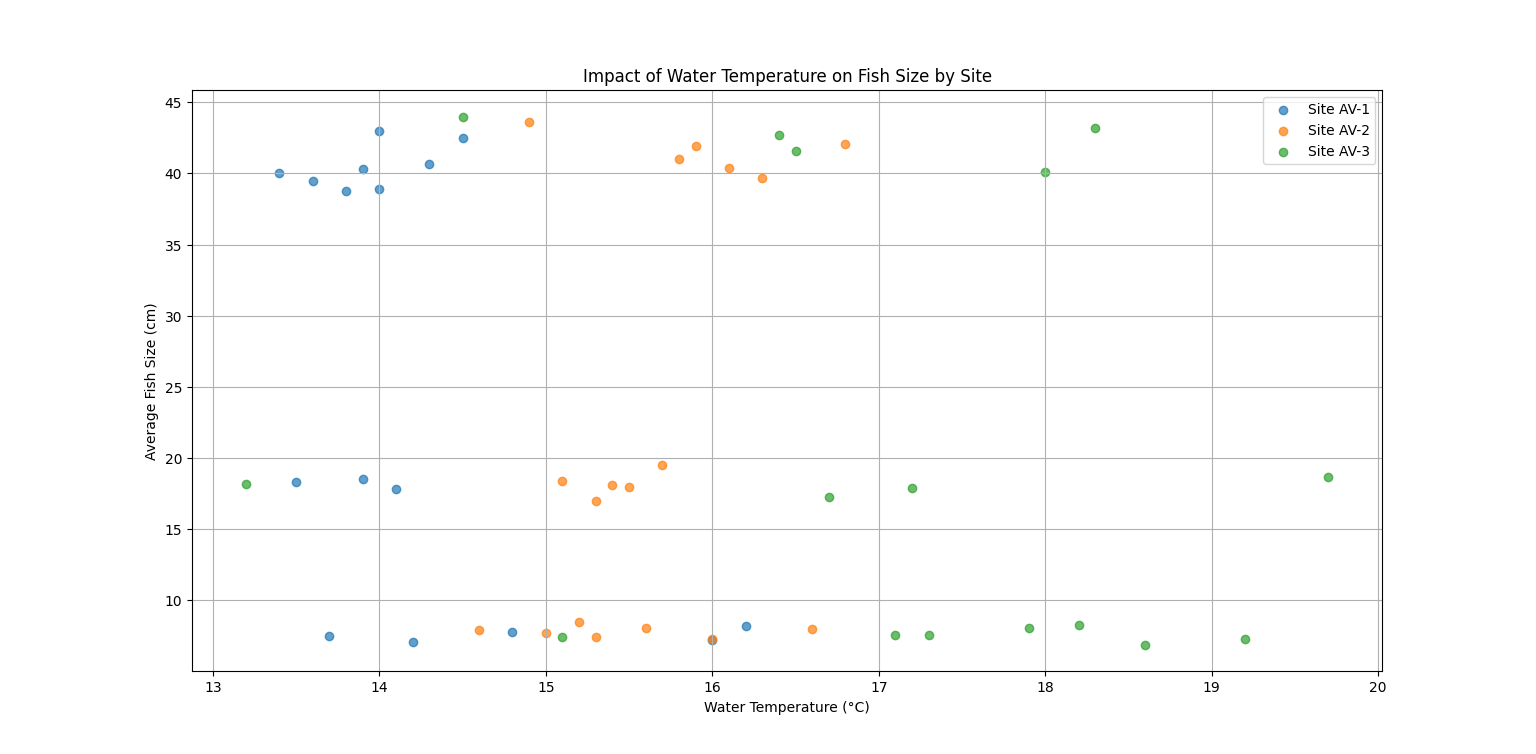

Recreate this plot in Python.
import pandas as pd
import matplotlib.pyplot as plt

# Load the dataset
df = pd.read_csv('Data_Set_Assignmnet_1.csv', skiprows=1)

# Extract relevant columns and remove rows with missing values
water_quality_data = df[["Site ID",
                         "Temperature (°C)", "Avg. Size (cm)"]].dropna()

# Rename columns for easier access
water_quality_data.columns = ["Site_ID", "Temperature_C", "Avg_Size_cm"]

# Plot the graph
plt.figure(figsize=(8, 5))

# Assign different colors for each Site ID
for site in water_quality_data["Site_ID"].unique():
    subset = water_quality_data[water_quality_data["Site_ID"] == site]
    plt.scatter(subset["Temperature_C"], subset["Avg_Size_cm"],
                label=f"Site {site}", alpha=0.7)

plt.xlabel("Water Temperature (°C)")
plt.ylabel("Average Fish Size (cm)")
plt.title("Impact of Water Temperature on Fish Size by Site")
plt.legend()
plt.grid(True)
plt.show()
